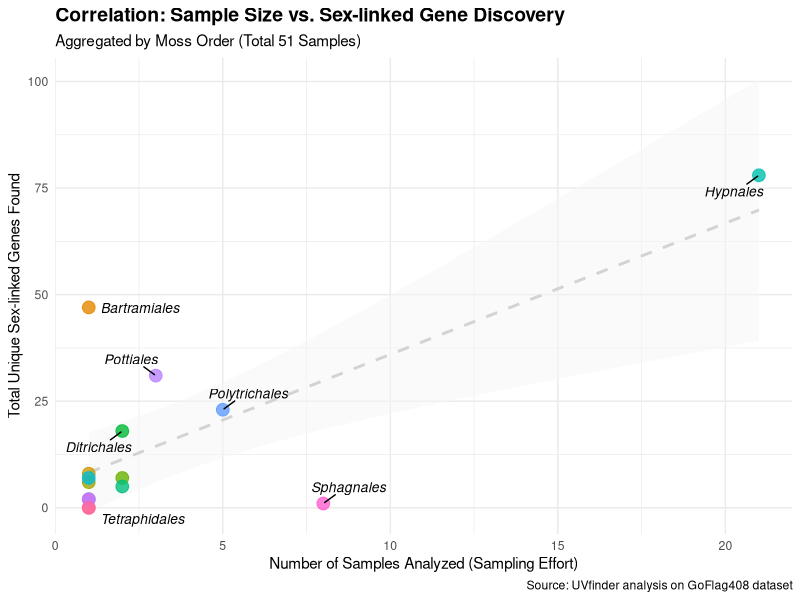
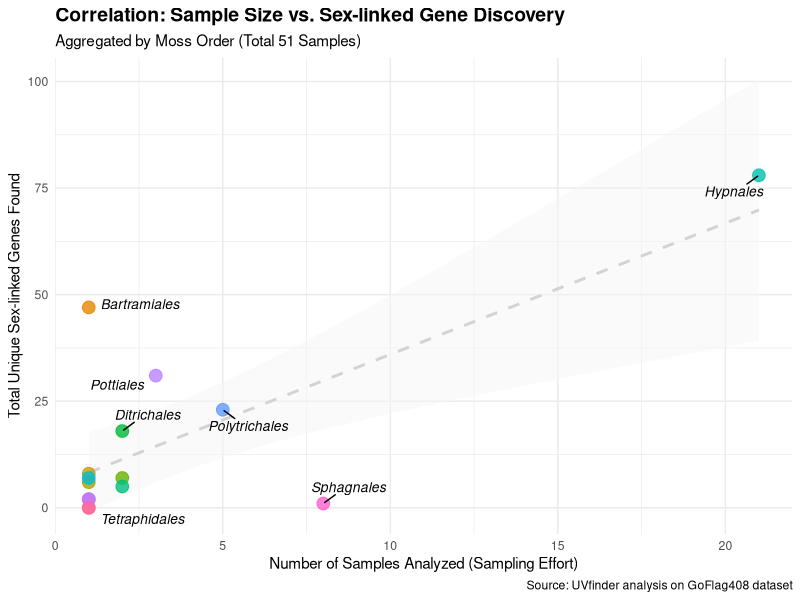

The R script that drew these images, in order:
# 1. Load necessary libraries
if (!require("ggplot2")) install.packages("ggplot2")
if (!require("dplyr")) install.packages("dplyr")
if (!require("tidyr")) install.packages("tidyr")
if (!require("ggrepel")) install.packages("ggrepel") # For non-overlapping labels

library(ggplot2)
library(dplyr)
library(tidyr)
library(ggrepel)

# 2. Create the dataset from your provided table
# This converts your raw sample-level data into a data frame
raw_samples <- data.frame(
  Sample = c("S0001", "S0002", "S0003", "S0004", "S0005", "S0006", "S0007", "S0008", "S0009", "S0010", 
             "S0011", "S0012", "S0013", "S0014", "S0015", "S0016", "S0017", "S0018", "S0019", "S0020", 
             "S0021", "S0022", "S0023", "S0024", "S0025", "S0026", "S0027", "S0028", "S0029", "S0030", 
             "S0031", "S0032", "S0033", "S0034", "S0035", "S0036", "S0037", "S0038", "S0039", "S0040", 
             "S0041", "S0042", "S0043", "S0044", "S0045", "S0046", "S0047", "S0048", "S0049", "S0050", "S0051"),
  Order = c("Polytrichales", "Hypnales", "Andreaeales", "Hypnales", "Rhizogoniales", "Bryales", "Pottiales", "Bryoxiphiales", "Ditrichales", "Ditrichales", 
            "Hypnales", "Hypnales", "Hypnales", "Dicranales", "Grimmiales", "Hypnales", "Hypnales", "Hypnales", "Hypnales", "Hypnales", 
            "Hypnales", "Hypnales", "Orthotrichales", "Polytrichales", "Polytrichales", "Hypnales", "Dicranales", "Hypnales", "Polytrichales", "Hypnales", 
            "Hypnales", "Polytrichales", "Bartramiales", "Grimmiales", "Hypnodendrales", "Hypnales", "Hypnales", "Sphagnales", "Pottiales", "Sphagnales", 
            "Sphagnales", "Sphagnales", "Sphagnales", "Sphagnales", "Sphagnales", "Hypnales", "Sphagnales", "Hypnales", "Tetraphidales", "Hypnales", "Pottiales"),
  Sex_Linked_Genes = c("G6924", "G5892", "", "G5892", "G5892,G6036", "G4796,G5812,G5842,G5899,G5950,G6041,G6227,G7248", "G5018,G5138,G5271,G5427,G5644,G5816,G5841,G5853,G5913,G5922,G5945,G5958,G5960,G6000,G6038,G6065,G6366,G6384,G6406,G6883,G6947,G6956,G6961,G7029,G7128,G7135,G7572", "G4603,G4989,G5138,G6639,G6717,G6947", "G4992,G5116,G5280,G5339,G5464,G5596,G5753,G5815,G5849,G5892,G6016,G6164,G6384,G6393", "G5116,G5280,G5339,G5464,G5596,G5702,G5721,G5753,G5815,G5849,G6016,G6393,G6995,G7128", 
                       "", "", "", "G5634,G5949,G6405,G6570,G7279", "G4889,G5335,G5366,G6237,G6487", "G5892", "G4890,G4992,G5177,G5299,G5335,G5357,G5366,G5596,G5702,G5933,G5943,G5981,G6035,G6237,G6258,G6487,G6639,G6913,G6968,G7324", "", "", "G4890,G4942,G4992,G5177,G5299,G5335,G5357,G5366,G5596,G5702,G5892,G5933,G5943,G5981,G6035,G6036,G6237,G6258,G6487,G6639,G6913,G6947,G6968,G7324", 
                       "G4793,G4806,G5111,G5318,G5406,G5469,G5477,G5822,G5865,G5892,G6034,G6051,G6119,G6139,G6265,G6318,G6460,G6499,G6500,G6679,G7174", "", "G5892,G6924", "", "G4603,G4796,G4951,G4989,G5138,G5463,G5599,G5703,G5770,G5866,G5943,G5944,G6056,G6098,G6139,G6164,G6299,G6572,G6660,G6924,G6954,G6969", "G5892", "G5528,G5634,G5899,G5949,G6570,G7279", "G5892", "G4603,G4796,G4951,G4989,G5138,G5463,G5599,G5703,G5770,G5866,G5943,G5944,G6056,G6098,G6139,G6164,G6299,G6447,G6572,G6660,G6924,G6954,G6969", "", 
                       "G5892", "", "G4603,G4724,G4744,G4848,G4989,G5034,G5138,G5264,G5427,G5599,G5770,G5802,G5815,G5853,G5863,G5870,G5894,G5921,G5922,G5945,G5958,G5980,G6038,G6065,G6098,G6130,G6164,G6221,G6320,G6376,G6384,G6406,G6412,G6435,G6450,G6457,G6462,G6494,G6559,G6660,G6717,G6955,G6961,G6969,G6995,G7067,G7128", "", "G4992,G5163,G5177,G5357,G5842,G6318,G6420", "G4848,G4890,G4942,G5335,G5357,G5366,G5513,G5596,G5634,G5702,G5842,G5892,G5899,G5949,G5981,G6035,G6036,G6226,G6237,G6238,G6274,G6405,G6451,G6487,G6548,G6854,G6913,G6924,G6968,G6995,G7279", "G4471,G4527,G4893,G5032,G5090,G5116,G5430,G5528,G5639,G5892,G5974,G6036,G6299,G6363,G6404,G6420,G6528,G6538,G6933,G7577", "G4603", "G5116,G5857,G5866,G6016", "", 
                       "", "", "", "", "G4603", "G5892", "", "", "", "", "G5116,G5857,G5866,G6016")
)

# 3. Aggregate data by Order
# We calculate: 1) Number of samples per order, 2) Number of unique sex-linked genes per order
order_summary <- raw_samples %>%
  # Filter out empty genes and split comma-separated strings
  mutate(Gene_List = strsplit(as.character(Sex_Linked_Genes), ",")) %>%
  unnest(Gene_List) %>%
  filter(Gene_List != "") %>%
  group_by(Order) %>%
  summarise(
    Unique_Genes_Found = n_distinct(Gene_List),
    .groups = 'drop'
  )

# Add sample counts (including those with zero genes) to the summary
sample_counts <- raw_samples %>%
  group_by(Order) %>%
  summarise(Sample_Size = n(), .groups = 'drop')

final_summary <- left_join(sample_counts, order_summary, by = "Order") %>%
  # Replace NA with 0 for orders where no sex-linked genes were found
  mutate(Unique_Genes_Found = ifelse(is.na(Unique_Genes_Found), 0, Unique_Genes_Found))

# 4. Generate the Scatter Plot
scatter_plot <- ggplot(final_summary, aes(x = Sample_Size, y = Unique_Genes_Found)) +
  # Add a linear regression line to show the general trend (Sampling Effort vs Result)
  geom_smooth(method = "lm", color = "lightgrey", fill = "whitesmoke", linetype = "dashed", alpha = 0.5) +
  # Add points colored by Order
  geom_point(aes(color = Order), size = 4, alpha = 0.8) +
  # Add non-overlapping labels
  geom_text_repel(aes(label = Order), 
                  size = 3.5, 
                  fontface = "italic", 
                  box.padding = 0.5) +
  # Labs and styling
  labs(
    title = "Correlation: Sample Size vs. Sex-linked Gene Discovery",
    subtitle = "Aggregated by Moss Order (Total 51 Samples)",
    x = "Number of Samples Analyzed (Sampling Effort)",
    y = "Total Unique Sex-linked Genes Found",
    caption = "Source: UVfinder analysis on GoFlag408 dataset"
  ) +
  theme_minimal() +
  theme(
    legend.position = "none", # Hide legend since labels are on points
    plot.title = element_text(face = "bold", size = 14),
    axis.title = element_text(size = 11)
  )

# 5. Save and Print
print(scatter_plot)
# ggsave("Order_Level_ScatterPlot.svg", scatter_plot, width = 8, height = 6)

save_name <- "sex_linked_scatter_plot.svg"
Results_dir <- "results/04_filtered"
save_path <- file.path(Results_dir, save_name)

ggsave(save_path, scatter_plot, width = 10, height = 7, device = "svg")
 
